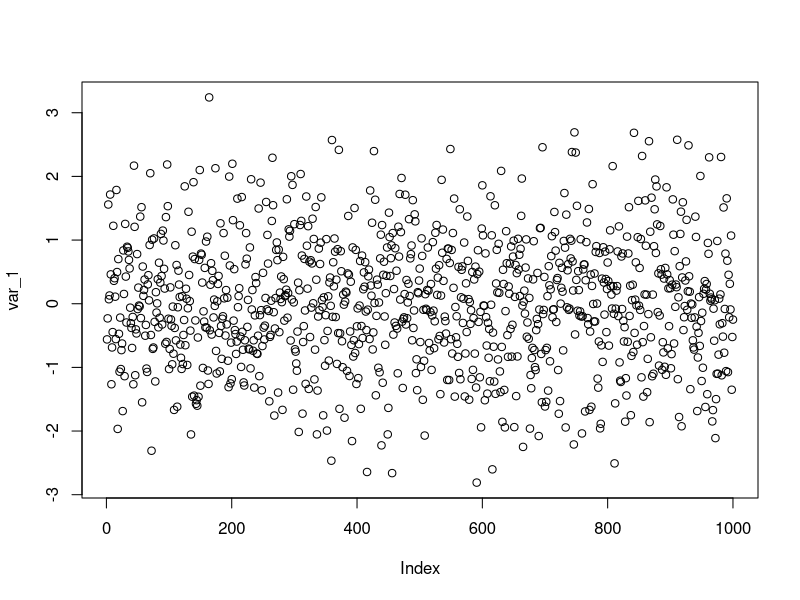
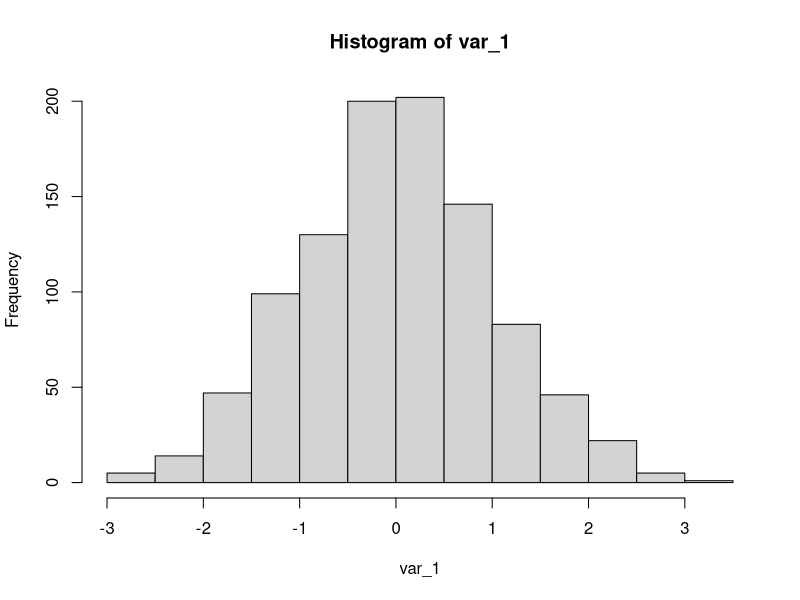
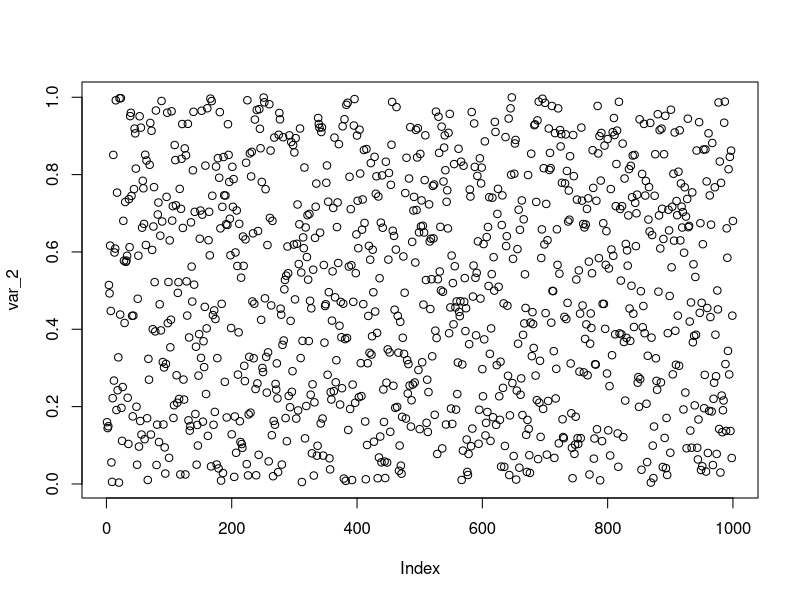
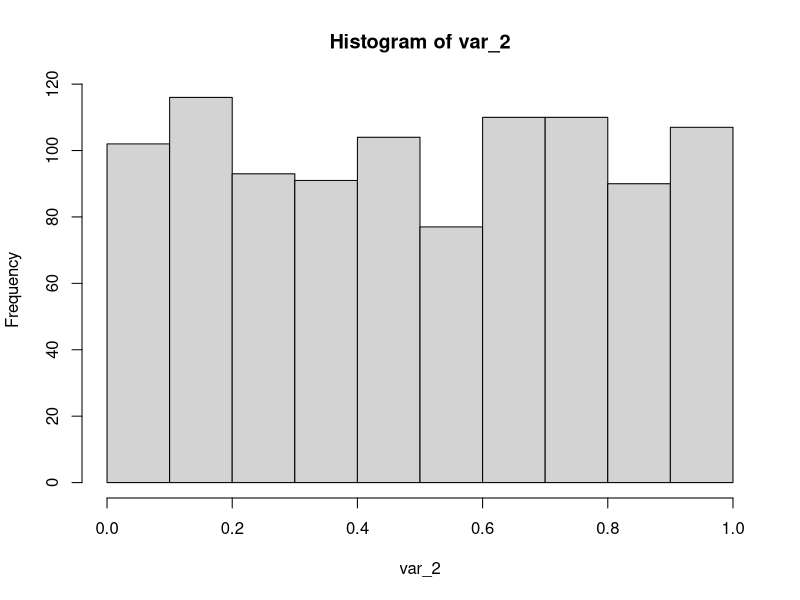
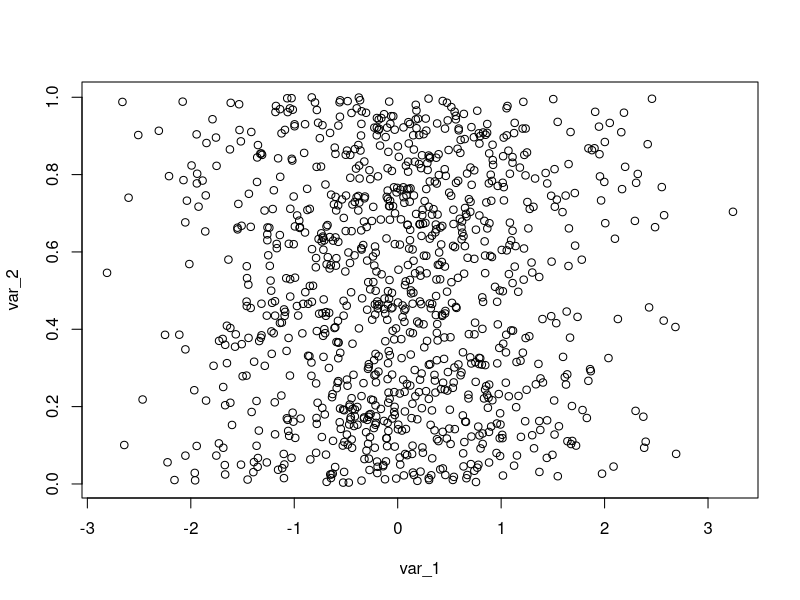
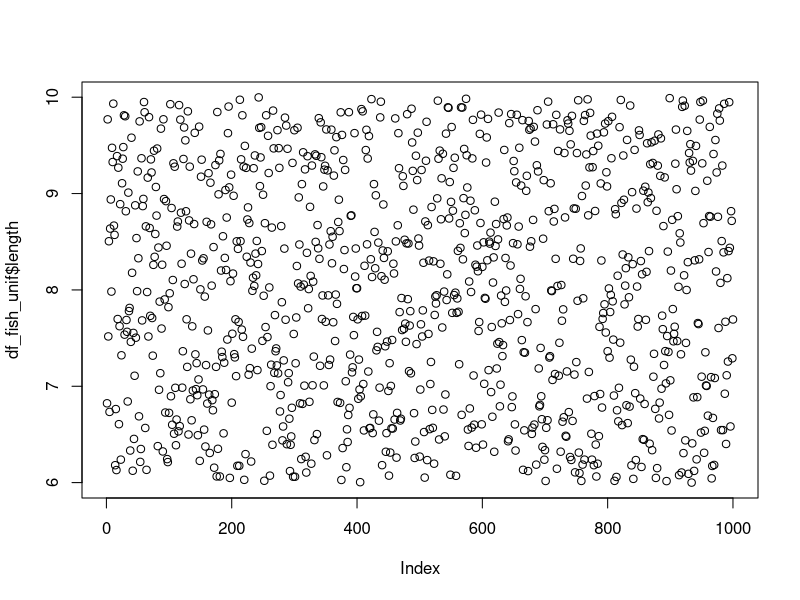
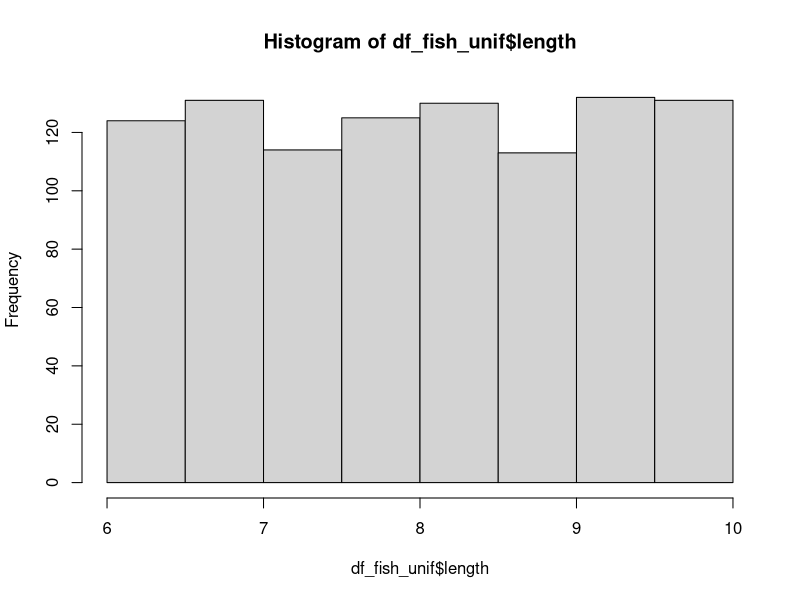
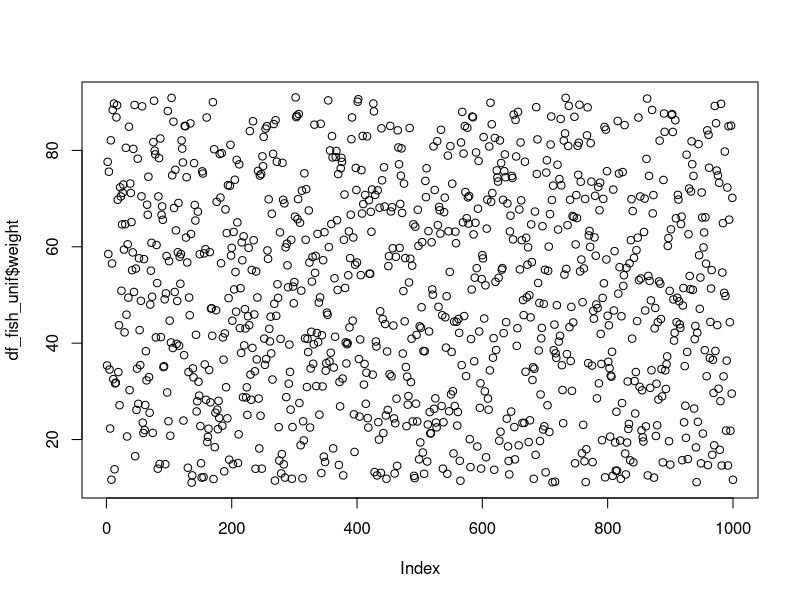

Reproduce these figures in R, in order.
# This is a sandbox file of how to simulate data from simple code to more complicated
# code in terms of adding a correlation between two variables
# Author: srs

#########################################
# Resources as we are simulating the data
#########################################
# https://bookdown.org/speegled/foundations-of-statistics/simulation-of-random-variables.html
# https://stats.stackexchange.com/questions/30303/how-to-simulate-data-that-satisfy-specific-constraints-such-as-having-specific-m
# https://stirlingcodingclub.github.io/simulating_data/index.html#sample_numbers

#########################################
# Some basic simulated variables and their
# plots (in base r) to get us started
#########################################
set.seed(123) # set "seed" so that the random draws start in the same place for 
              # all of us. This helps with replicability.
              # I will use this seed and n for all these practice simulations

n <- 1000 # sample size (ie, number of observations)

var_1 <- rnorm(n, mean = 0, sd = 1)
plot(var_1) 
hist(var_1)

var_2 <- runif(n, min = 0, max = 1) # I know this looks like "run if," but it's "r unif"
plot(var_2) 
hist(var_2)

plot(x = var_1, y = var_2) # nothing to see here - a lot of randomness

rm(var_1, var_2)

################
# now to simulate the length and weight of river cutthroat trout
# first let's do it with a uniform distribution

# https://en.wikipedia.org/wiki/Cutthroat_trout#:~:text=At%20maturity%2C%20different%20populations%20and,(0.9%20to%202.3%20kg).
length_bounds <- c(6, 10)
weight_bounds <- c(11, 91)

length <- runif(n, min = length_bounds[1], max = length_bounds[2])
weight <- runif(n, min = weight_bounds[1], max = weight_bounds[2])

# combine into one df
df_fish_unif <- data.frame(length, weight)

# plot
head(df_fish_unif) # first let's take a look at the top ones

plot(df_fish_unif$length)
hist(df_fish_unif$length)

plot(df_fish_unif$weight)
hist(df_fish_unif$weight)

plot(x = df_fish_unif$length, 
     y = df_fish_unif$weight) # same as before!

# remove the objs
rm(length, weight) # (keeping the actual df though)

################
# second let's do it with a normal distribution, but with some bounds
# we will use the same bounds as before
# Calculate mean and standard deviation for lengths
length_mean <- quantile(length_bounds)[2] # I chose the mean to be a bit on the 
                                          # shorter side. I did this by using the
                                          # the quartile 
length_sd <- 1 # this can also be changed to be flatter or peakier. I did it manually here

# Calculate mean and standard deviation for weights
weight_mean <- quantile(weight_bounds)[2] # I chose smaller again
weight_sd <- (weight_bounds[2] - weight_bounds[1]) / 4

# Truncate function
# I'm going to make a function that helps with doing an rnorm with the bounds
# and the means we made. Since I did make the mean the actual mean of the bounds,
# we're going to get one longer tail. I'm not actually sure the best way of doing
# this would be for the actual toy set - one might use a diff distribution.
funct_norm_bounds <- function(n, mean, sd, lower, upper) {
  x <- numeric(0) # empty vector
  
  while (length(x) < n) { # while loop (like a for loop) that goes until n is reached
    new_values <- rnorm(n, mean, sd)
    new_values <- new_values[new_values >= lower & new_values <= upper]
      # there is probably a much better way to do this - I'm being very lazy
      # right now
    x <- c(x, new_values)
  }
  
  return(x[1:n])
}

length <- funct_norm_bounds(n, length_mean, length_sd, length_bounds[1], length_bounds[2])
weight <- funct_norm_bounds(n, weight_mean, weight_sd, weight_bounds[1], weight_bounds[2])

# combine into data frame and explore
df_fish_norm <- data.frame(length, weight)
head(df_fish_norm)

plot(df_fish_norm$length)
hist(df_fish_norm$length)

plot(df_fish_norm$weight)
hist(df_fish_norm$weight)

plot(x = df_fish_norm$length, y = df_fish_norm$weight) # a bit diff bc I made the tails weird

# remove the objs
rm(length, weight, 
   length_mean, length_sd,
   weight_mean, weight_sd) # (keeping the actual df though)
                           # I'm removing these so we are forced to redefine
                           # which means we know our parameters

################
# third, let's make the two variables connected (bc presumably they are)
# we're going to have length and mass positively correlated

# let's first define means just super simply - actual means
length_mean <- mean(length_bounds)
weight_mean <- mean(weight_bounds)

means <- c(length_mean, weight_mean)

# now the variances
# please don't worry about this too much - don't get scared!
# we're just telling the function how to work
weight_sd <- (weight_bounds[2] - weight_bounds[1]) / 4
length_sd <- (length_bounds[2] - length_bounds[1]) / 4

weight_var <- weight_sd ^ 2
length_var <- length_sd ^ 2

# set correlation, where 0 = no corr and 1 = perfect corr
correlation <- 0.8

# now we're going to define the covariance matrix
# again, don't worry about this too much!
cov_matrix <- matrix(c(length_var, 
                       length_sd * weight_sd * correlation, 
                       length_sd * weight_sd * correlation, 
                       weight_var), 
                     ncol=2)

# generate correlated data
correlated_data <- MASS::mvrnorm(n, mu = means, Sigma = cov_matrix)

# convert to data frame
df_fish_corr <- data.frame(
  length = correlated_data[, 1],
  weight = correlated_data[, 2]
)

head(df_fish_corr) 

plot(df_fish_corr$length)
hist(df_fish_corr$length)

plot(df_fish_corr$weight)
hist(df_fish_corr$weight)

plot(x = df_fish_norm$length, y = df_fish_norm$weight) 

# compare the correlations to above examples
cor.test(df_fish_unif$length, df_fish_unif$weight)
cor.test(df_fish_norm$length, df_fish_norm$weight)
cor.test(df_fish_corr$length, df_fish_corr$weight)

## I'm not going to do more now, but notice the final one isn't bounded, so we're getting
## some really weird weights and lengths. One would have to think about this more in 
## terms of bounded data, means, sd, etc, and how the data might actually look.
